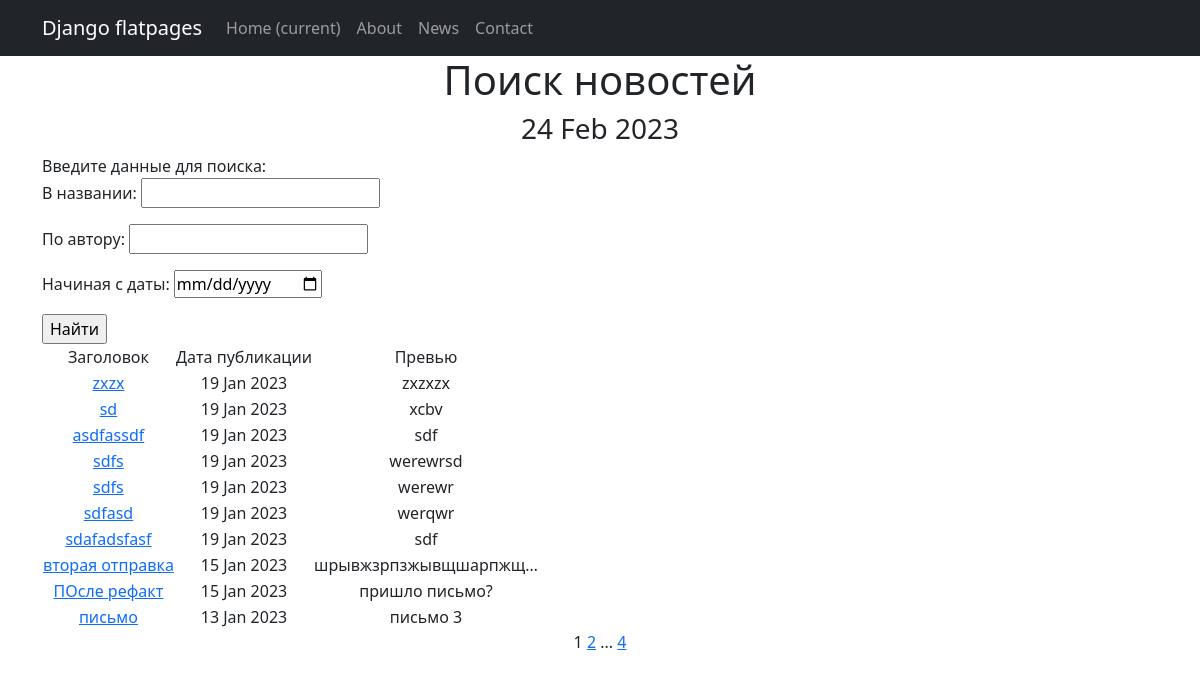
Page /newspaper/search on the committed database.
### news_app/models.py (models this page shows, shortened)
class Post(models.Model):
    date_time_in = models.DateTimeField(auto_now_add=True)
    is_news = models.BooleanField(default=True)  # True - новость, False - статья
    title = models.CharField(max_length=255)
    text = models.TextField()
    rating = models.IntegerField(default=0)
    author = models.ForeignKey('Author', on_delete=models.CASCADE)
    category = models.ManyToManyField('Category', through='PostCategory')

### news_app/views.py (the view)
# urls.py: path('search', PostSearchList.as_view(), name='news_search'),
class PostSearchList(ListView):
    model = Post
    ordering = '-date_time_in'
    template_name = 'news_search.html'
    context_object_name = 'news_list'
    paginate_by = 10
    def get_queryset(self):
        queryset = super().get_queryset()
        self.filterset = PostFilter(self.request.GET, queryset)
        return self.filterset.qs
    def get_context_data(self, **kwargs):
        context = super().get_context_data(**kwargs)
        context['filterset'] = self.filterset
        return context

### news_app/templatetags/custom_filters.py (called while the page is built)
@register.filter()
def censor(value):
   try:
      if not isinstance(value, str):
         raise CensorException("Error: is not a text")
      for word in CENSORED_WORDS:
         if word in value:
            value = value.replace(word, word[:1]+"***")
         if word.capitalize() in value:
            value = value.replace(word.capitalize(), word.capitalize()[:1]+"***")
      return value
   except CensorException as e:
      print (e)

### news_app/templatetags/custom_tags.py (called while the page is built)
@register.simple_tag()
def current_time(format_string='%b %d %Y'):
   return datetime.utcnow().strftime(format_string)

@register.simple_tag(takes_context=True)
def url_replace(context, **kwargs):
   d = context['request'].GET.copy()
   for k, v in kwargs.items():
       d[k] = v
   return d.urlencode()

### templates/news_search.html (shortened to what this page needs)
{% extends 'flatpages/default.html' %}
{% load custom_filters %}
{% load custom_tags %}
{% block content %}
   <h1>Поиск новостей</h1>
    <h3>{% current_time '%d %b %Y' %}</h3>
   <div align="left">
       Введите данные для поиска:
        <form action="" method="get">
           {{ filterset.form.as_p }}
           <input type="submit" value="Найти" />
       </form>
   </div>
   {% if news_list %}
       <table>
           <tr>
               <td>Заголовок</td>
               <td>Дата публикации</td>
               <td>Превью</td>
           </tr>
           {% for news in news_list %}
           <tr>
               <td><a href="{{ news.id }}">{{ news.title|censor }}</a></td>
               <td>{{ news.date_time_in | date:'d M Y' }}</td>
               <td>{{ news.text | truncatechars:20 }}</td>
           </tr>
           {% endfor %}
       </table>
   {% else %}
       <h2>Новостей нет!</h2>
   {% endif %}
   {{ page_obj.number }}
   {% if page_obj.has_next %}
       <a href="?{% url_replace page=page_obj.next_page_number %}">{{ page_obj.next_page_number }}</a>
       {% if paginator.num_pages != page_obj.next_page_number %}
           ...
           <a href="?{% url_replace page=page_obj.paginator.num_pages %}">{{ page_obj.paginator.num_pages }}</a>
       {% endif %}
   {% endif %}
{% endblock content %}

### rows in the picture
Post: title|censor "zxzx", date_time_in "19 Jan 2023", text "zxzxzx"
Post: title|censor "sd", date_time_in "19 Jan 2023", text "xcbv"
Post: title|censor "asdfassdf", date_time_in "19 Jan 2023", text "sdf"
Post: title|censor "sdfs", date_time_in "19 Jan 2023", text "werewrsd"
Post: title|censor "sdfs", date_time_in "19 Jan 2023", text "werewr"
Post: title|censor "sdfasd", date_time_in "19 Jan 2023", text "werqwr"
Post: title|censor "sdafadsfasf", date_time_in "19 Jan 2023", text "sdf"
Post: title|censor "вторая отправка", date_time_in "15 Jan 2023", text "шрывжзрпзжывщшарпжщ…"
Post: title|censor "ПОсле рефакт", date_time_in "15 Jan 2023", text "пришло письмо?"
Post: title|censor "письмо", date_time_in "13 Jan 2023", text "письмо 3"

### other values in the picture
{{ page_obj.number }} "1"
{{ page_obj.next_page_number }} "2"
{{ page_obj.paginator.num_pages }} "4"
